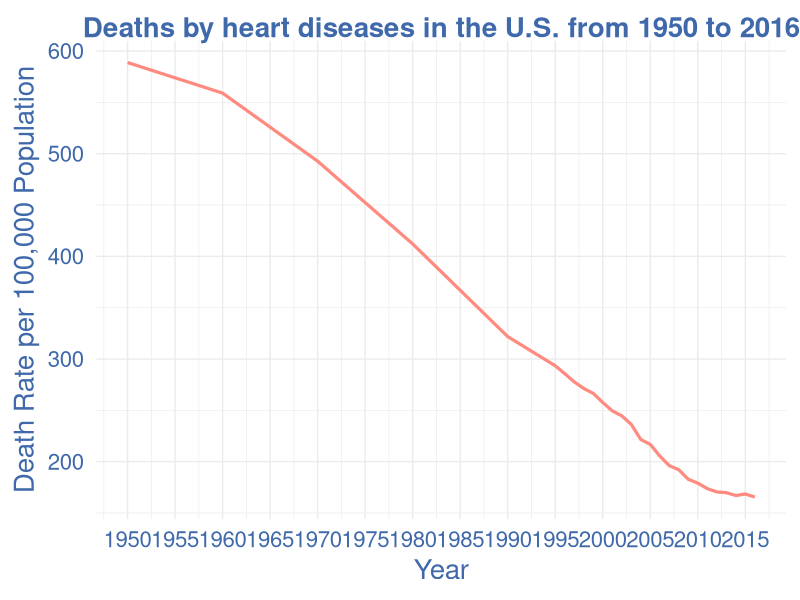

Source code (R):
#Install Packages
list.of.packages <- c("ggplot2", "ggthemes")
new.packages <- list.of.packages[!(list.of.packages %in% installed.packages()[,"Package"])]
if(length(new.packages)) install.packages(new.packages)
lapply(list.of.packages, require, character.only = TRUE)

## theme

# https://material.io/design/color/the-color-system.html#tools-for-picking-colors
pal_heart <- c("#FF8A80", "#D50000", "#FF1744",  "#FF5252", "#B71C1C","#7f0000")
blue_heart <- "#3F69AA"

############# color pieces!
scale_fill_heart <- function(){
  
  structure(list(
    scale_fill_manual(values=pal_heart)
  ))
}

scale_color_discrete_heart <- function(){
  
  structure(list(
    scale_color_manual(values=pal_heart)
  ))
}

scale_color_continuous_heart <- function(){
  
  structure(list(
    scale_color_gradientn(colours = pal_heart)
  ))
}
##################################

theme_heart <- function(base_size = 20, base_family = "Helvetica",
                        base_line_size = base_size / 42,
                        base_rect_size = base_size / 42) {
  # Starts with theme_bw and remove most parts
  theme_bw(
    base_size = base_size,
    base_family = base_family,
    base_line_size = base_line_size,
    base_rect_size = base_rect_size
  ) %+replace%
    theme(
      axis.ticks      = element_blank(),
      axis.text       = element_text(size = 16,color=blue_heart),
      axis.title = element_text(color = blue_heart),
      legend.background = element_blank(),
      legend.key        = element_blank(),
      legend.title = element_blank(),
      panel.background   = element_blank(),
      panel.border      = element_blank(),
      strip.background  = element_blank(),
      plot.title = element_text(color = blue_heart, face = "bold"),
      plot.background   = element_blank(),
      
      complete = TRUE
    )
}

# Set working directory
setwd("~/Documents/GradSchool/MSDS455/git_repos/MSDS455_Charlie/data")

# read in csv file
heart_disease_deaths <- 
  read.csv(file = "deaths-by-heart-diseases.csv", 
           stringsAsFactors = FALSE)

#check data
str(heart_disease_deaths)

# Create Plot
setwd("~/Documents/GradSchool/MSDS455/git_repos/MSDS455_Charlie/visualizations")
png(file = "slide_11_HD_deaths_over_time.png",width = 1000, height = 1000) 
p <- ggplot(data=heart_disease_deaths,aes(x=Year,y=Death.rate.per.100.000.population))+
  geom_line(size=1.1, color = "#FF8A80")+
  guides(linetype=F)+
  scale_x_continuous(breaks = seq(1950, 2016, by = 5))+
  labs(x="Year",y="Death Rate per 100,000 Population") +
  scale_color_discrete_heart() + 
  theme_heart() + 
  ggtitle("Deaths by heart diseases in the U.S. from 1950 to 2016")
print(p)
dev.off()
